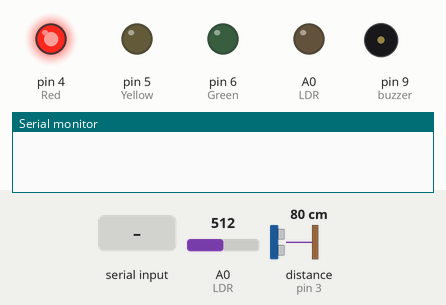
Simulated run of this sketch. Board: Arduino Uno, built with avr-gcc and run on an emulated ATmega328P. Shown: output pins drawn as LEDs (lit = HIGH), buzzer (waves = sounding), the last lines printed to the serial monitor. The inputs (shaded band) are chosen by the test bench; at power-on: distance to the obstacle (sensor on pin 3) 80 cm, A0 (LDR) = 512. The echo pulse lasts 58.3 µs per cm; pins used as bus, display or sensor lines are not drawn.

Above: at 1.2 s.
1.3 s: "P" received over Serial
8.5 s: distance to the obstacle (sensor on pin 3) set to 11 cm
14.6 s: distance to the obstacle (sensor on pin 3) set to 8 cm
At 17.1 s:
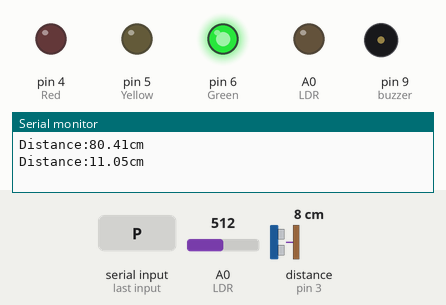
21.4 s: "N" received over Serial
At 22.6 s:
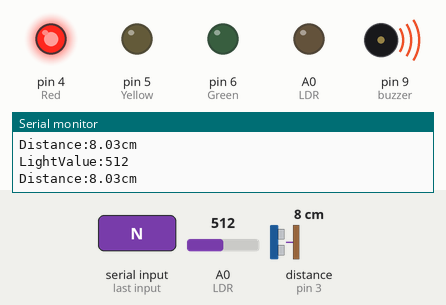
32.5 s: "R" received over Serial
At 36.8 s:
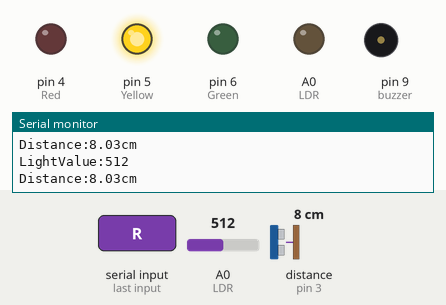
41.5 s: "1" received over Serial
At 48.25 s:
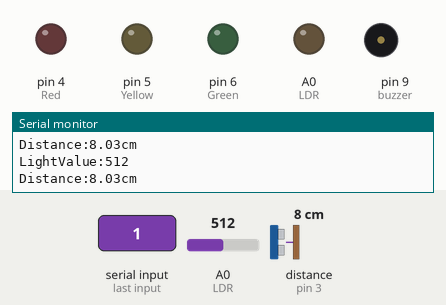
Timing chart, 0 to 48.5 s (numbered marks = the images above; inputs shaded):
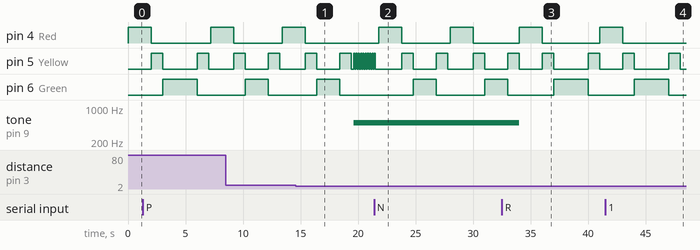

The sketch:

Mini_Project.ino
```cpp
#define ECHOPIN 3
#define TRIGPIN 2

int LDR = A0;  // Select the input pin for LDR
unsigned int sensorValue = 0; // Variable to store the value coming from the sensor
int Red = 4; // Red led is connected to digital pin 4
int Yellow = 5; // Yellow led is connected to digital pin 5
int Green = 6; // Green led is connected to digital pin 6
int buzzer = 9; // Buzzer is connected to digital pin 9


char inVal ='R';

void setup()
{
  // initialize the digital pin as output.
  pinMode(ECHOPIN, INPUT);
  pinMode(TRIGPIN, OUTPUT);
  pinMode(Red, OUTPUT);
  pinMode(Yellow, OUTPUT);
  pinMode(Green, OUTPUT);
  pinMode(buzzer, OUTPUT);
  pinMode(LDR, OUTPUT);
  Serial.begin(9600);
 }

void loop()
{
   // the loop would runs continuously:

  while (Serial.available()>0)
    inVal=Serial.read();

  if(inVal == 'R') // this represent the Regular mode
    {
       // preforming Rrgular mode function

       digitalWrite(buzzer,LOW);
       noTone(buzzer);

       digitalWrite(Red,HIGH);
       delay(2000);
       digitalWrite(Red,LOW);

       digitalWrite(Yellow,HIGH);
       delay(1000);
       digitalWrite(Yellow,LOW);

       digitalWrite(Green,HIGH);
       delay(2000);
       digitalWrite(Green,LOW);

       digitalWrite(Green,HIGH);
       delay(1000);
       digitalWrite(Green,LOW);

       digitalWrite(Yellow,HIGH);
       delay(1000);
       digitalWrite(Yellow,LOW);


       }

    else if (inVal == 'P') // preforming the pedestrian mode function
    {

       digitalWrite(TRIGPIN, LOW);
       delayMicroseconds(2);
       digitalWrite(TRIGPIN, HIGH);
       delayMicroseconds(10);
       digitalWrite(TRIGPIN, LOW);
       float distance = pulseIn(ECHOPIN, HIGH)/58.00; // return 0 if no high pulse in 1sec
       Serial.print("Distance:");
       Serial.print(distance);
       Serial.println("cm");
       delay(200);
       if(distance<10)
       {
        digitalWrite(buzzer, HIGH);
        tone(buzzer,500);
        for (int i=0; i<10; i++)
        {
          digitalWrite(Yellow,HIGH);  // Trun ON Yellow LED
          delay(100);
          digitalWrite(Yellow,LOW);  // Trun OFF Yellow LED
          delay(100);


        }
       }
       if(distance>=10)
       {
        digitalWrite(buzzer,LOW);
        noTone(buzzer);
        digitalWrite(Red,HIGH);
       delay(2000);
       digitalWrite(Red,LOW);

       digitalWrite(Yellow,HIGH);
       delay(1000);
       digitalWrite(Yellow,LOW);

       digitalWrite(Green,HIGH);
       delay(2000);
       digitalWrite(Green,LOW);

       digitalWrite(Yellow,HIGH);
       delay(1000);
       digitalWrite(Yellow,LOW);
       }
      }

    else if(inVal == 'N') // preforming the night mode
    {

        sensorValue = analogRead(LDR);// read the value from the sensor
        Serial.print("LightValue:");
        Serial.println(sensorValue);  //prints the values coming from the sensor on the screen

        digitalWrite(TRIGPIN, LOW);
        delayMicroseconds(2);
        digitalWrite(TRIGPIN, HIGH);
        delayMicroseconds(10);
        digitalWrite(TRIGPIN, LOW);
        float distance = pulseIn(ECHOPIN, HIGH)/58.00;
        Serial.print("Distance:");
        Serial.print(distance);
        Serial.println("cm");
        delay(200);

        if(sensorValue<10)
        {

         if (distance <10){
         digitalWrite(Green,HIGH);
         digitalWrite(Red,LOW);
        }
        else
        {
          digitalWrite(Red,HIGH);
          digitalWrite(Green,LOW);
        }
        }
        else
        {
         digitalWrite(Red,HIGH);
       delay(2000);
       digitalWrite(Red,LOW);

       digitalWrite(Yellow,HIGH);
       delay(1000);
       digitalWrite(Yellow,LOW);

       digitalWrite(Green,HIGH);
       delay(2000);
       digitalWrite(Green,LOW);

       digitalWrite(Yellow,HIGH);
       delay(1000);
       digitalWrite(Yellow,LOW);
        }

      }

  }
```

Measured:
- the behaviour switches between 10 and 9 cm on distance to the obstacle (sensor on pin 3) (found by bisection; images 0 and 1)
- after the input at 14.6 s, pin 4 (Red): goes on until 15.4 s, then stays LOW; tone on pin 9 (buzzer): silent → 500 Hz after 5.0 s
- after the input at 21.4 s, pin 4 (Red): alternates HIGH for 2.0 s and LOW for 4.2 s, starting after 0.41 s; pin 6 (Green): LOW → HIGH after 3.4 s, → LOW 2.0 s later, → HIGH 4.2 s later
- after the input at 32.5 s, tone on pin 9 (buzzer): 500 Hz → silent after 1.5 s
- after the input at 41.5 s, pin 4 (Red): goes on until 43.0 s, then stays LOW
